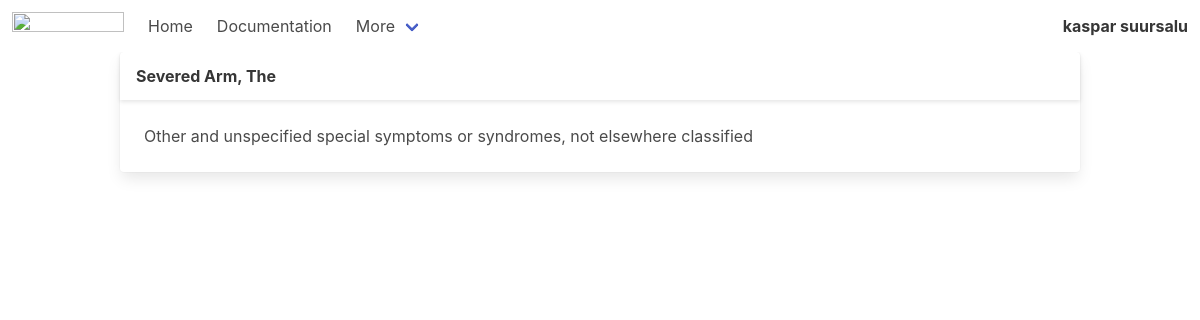
The page /posts/show?id=40 (signed in) on the database its author committed.
### tables this page shows
CREATE TABLE users
(
    id       integer
        primary key autoincrement,
    fname    text not null,
    lname    text not null,
    email    text not null,
    password text not null
);

CREATE TABLE posts (
    id integer PRIMARY KEY AUTOINCREMENT,
    title var_char(1024),
    body text
);

### helpers.php (called while the page is built)
<?php
function view($viewName, $vars=[]){
    extract($vars);
    include(__DIR__ . "/views/$viewName.php");
}

### src/Controllers/PostController.php (called while the page is built, shortened)
<?php
class PostController {
    public function show(){
        $id = $_GET['id'];
        $post = Post::find($id);
        view('show', compact('post'));
    }
}

### src/DB.php (called while the page is built, shortened)
<?php
class DB {
    private $conn;
    public function __construct(){
        try {
            $this->conn = new \PDO('sqlite:database.sqlite');
            $this->conn->setAttribute(\PDO::ATTR_ERRMODE, \PDO::ERRMODE_EXCEPTION);
        } catch (\Exception $e){
            var_dump($e);
        }
    }
    public function find($id, $table, $class=\stdClass::class){
        $stmt = $this->conn->prepare('SELECT * FROM ' . $table . ' WHERE id='. $id .';');
        $stmt->execute();
        $stmt->setFetchMode(\PDO::FETCH_CLASS, $class);
        return $stmt->fetch();
    }
}

### src/Models/Model.php (called while the page is built, shortened)
<?php
class Model
{
    public static $table;
    public static function find($id){
        $db = new DB();
        return $db->find($id, static::$table, static::class);
    }
}

### src/Models/User.php (called while the page is built, shortened)
<?php
class User extends Model
{
    public static function auth(){
        if(isset($_SESSION['user_id']) && $_SESSION['user_id']){
            return self::find($_SESSION['user_id']);
        }
        return null;
    }
}

### views/show.php (the view)
<?php include(__DIR__ .'/partials/header.php'); ?>
    <div class="card">
        <header class="card-header">
            <p class="card-header-title">
                <?=$post->title?>
            </p>
        </header>
        <div class="card-content">
            <div class="content">
                <?=$post->body?>
            </div>
        </div>
    </div>
<?php include(__DIR__ .'/partials/footer.php'); ?>

### views/partials/nav.php (shortened to what this page needs)
<nav class="navbar" role="navigation" aria-label="main navigation">
    <div class="navbar-brand">
        <a class="navbar-item" href="https://bulma.io">
            <img src="https://bulma.io/images/bulma-logo.png" width="112" height="28">
        </a>
    </div>
    <div id="navbarBasicExample" class="navbar-menu">
        <div class="navbar-start">
            <a class="navbar-item">
                Home
            </a>
            <a class="navbar-item">
                Documentation
            </a>
            <div class="navbar-item has-dropdown is-hoverable">
                <a class="navbar-link">
                    More
                </a>
            </div>
        </div>
        <div class="navbar-end">
            <div class="navbar-item">
                <?php if(\App\Models\User::auth()): ?>
                    <strong><?=\App\Models\User::auth()->fname . ' ' . \App\Models\User::auth()->lname?></strong>
                <?php endif; ?>
            </div>
        </div>
    </div>
</nav>

### rows shown on the page
users: fname "kaspar", lname "suursalu"
posts: title "Severed Arm, The", body "Other and unspecified special symptoms or syndromes, not elsewhere classified"
